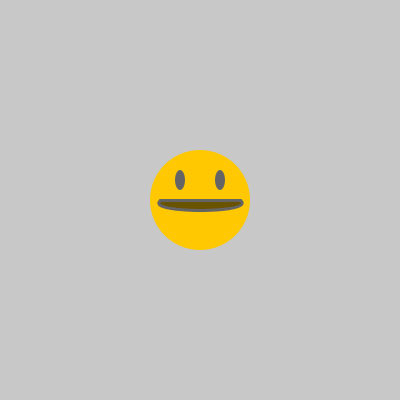
Frame 1 (no input)
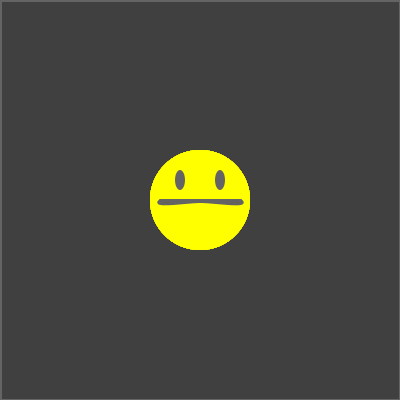
Frame 60 (the mouse pressed at the canvas centre just before this capture)
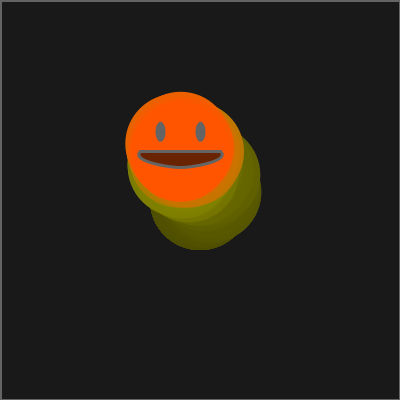
Frame 120 (the mouse held since frame 60 and released just before this capture)

The Processing sketch that drew these frames (run headless with seeded random() and noise(); from frame 60 on, the mouse is pressed at the canvas centre):

// Processing sketch: processing_86681
// ── processing_86681.pde

// Homework 3, 01-23-13
// Xinran Lu, xinranl@andrew.cmu.edu
// Copyright Xinran Lu January 2013 Pittsburgh PA 15232

float x, y; 
float r = 100; 
float value = 200;

void setup() {
  size(400, 400);
  noStroke();
  x = width / 2;
  y = height / 2;
  smooth();
}

void draw() {
  
  fill(0, 5);
  rect(0, 0, width, height);

  noStroke();
  fill(255, value, 0);
  ellipse(x, y, r, r);
   
  fill(100); 
  ellipse(x-.2*r, y-.2*r, .1*r, .2*r);
  ellipse(x+.2*r, y-.2*r, .1*r, .2*r);
   
  stroke(100);
  strokeWeight(3);
  fill(0, 150);
  beginShape();
    curveVertex(x+.6*r, y-.4*r);
    curveVertex(x-.4*r, y);
    curveVertex(x, y+(.2-value/2000)*r);
    curveVertex(x+.4*r, y);
    curveVertex(x-.6*r, y-.4*r);
  endShape();

  line(x-.4*r, y, x+.4*r, y);
  
  if (abs(mouseX - x) < r &&
      abs(mouseY - y) < r) {
    x += random(-6, 6);
    y += random(-6, 6);
    value = value - 5;
    if((.2-value/2000)*r>.5*r){
    value = -500;
    }
  }
  
  if (abs(mouseX - x) > r &&
      abs(mouseY - y) > r) {
    value = value + 3;
    if ((.2-value/2000)*r < 0){
      value = 400;
    }
  } 
}
